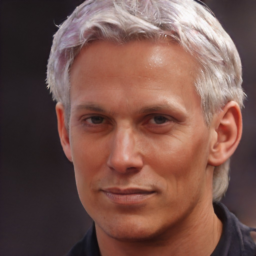
#> input picture XAI/results/fake/image1/input.png, 256 x 256 px
$ jupyter execute --allow-errors xai_visualization.ipynb
#> lines starting #> are read from the running program, lines starting #| are printed output that depends on the picture
[cell 1]
# Cell 1 — inspect the actual saved filenames
import os
from PIL import Image
import matplotlib.pyplot as plt
import pandas as pd
import numpy as np

XAI_DIR = os.path.abspath('.')
if not os.path.isdir(os.path.join(XAI_DIR, 'results')):
    XAI_DIR = os.path.abspath('XAI')
RESULTS_DIR = os.path.join(XAI_DIR, 'results')
CSV_PATH = os.path.join(RESULTS_DIR, 'xai_manifest.csv')

for group in ('real', 'fake'):
    group_dir = os.path.join(RESULTS_DIR, group)
    samples = sorted(name for name in os.listdir(group_dir) if os.path.isdir(os.path.join(group_dir, name))) if os.path.isdir(group_dir) else []
    if samples:
        sample_folder = os.path.join(group_dir, samples[0])
        print(f'Actual filenames in {sample_folder}:')
        print(sorted(os.listdir(sample_folder)))
        break

[cell 2]
# Cell 2 — robust discovery and image loading helpers
IMAGE_SIZE = (256, 256)
METHODS = [('original', 'Original'), ('gradcam', 'Grad-CAM'), ('gradcam_plus_plus', 'Grad-CAM++'), ('score_cam', 'Score-CAM'), ('integrated_gradients', 'Integrated Gradients'), ('lime', 'LIME')]
FILENAME_CANDIDATES = {
    'original': ['original.png', 'input.png', 'image.png', 'source.png'],
    'gradcam': ['gradcam.png', 'grad_cam.png', 'gradcam_overlay.png'],
    'gradcam_plus_plus': ['gradcam_plus_plus.png', 'gradcam++.png', 'gradcampp.png', 'grad_cam_plus_plus.png', 'gradcam_plus_plus_overlay.png'],
    'score_cam': ['score_cam.png', 'scorecam.png', 'score_cam_overlay.png'],
    'integrated_gradients': ['integrated_gradients.png', 'integratedgradients.png', 'ig.png', 'integrated_gradients_overlay.png'],
    'lime': ['lime.png', 'lime_overlay.png'],
}

def normalise_name(filename):
    return ''.join(ch for ch in os.path.splitext(filename.lower())[0] if ch.isalnum())

def find_image_file(folder, method):
#> called with folder = 'XAI/results/fake/image1', method = 'original'
    if not os.path.isdir(folder):
        return None
    for candidate in FILENAME_CANDIDATES[method]:
        path = os.path.join(folder, candidate)
        if os.path.isfile(path):
            return path
    keys = {normalise_name(name) for name in FILENAME_CANDIDATES[method]}
    for name in os.listdir(folder):
        if name.lower().endswith(('.png', '.jpg', '.jpeg', '.webp', '.bmp')) and normalise_name(name) in keys:
            return os.path.join(folder, name)
    return None

def show_image_or_missing(ax, image_path):
#> called with image_path = 'XAI/results/fake/image1/input.png'
    ax.set_xticks([]); ax.set_yticks([])
    if image_path:
        try:
            with Image.open(image_path) as image:
#> image is the input picture: PIL image 256x256 RGB; mean R, G, B 118.2, 83.7, 76
                ax.imshow(image.convert('RGB').resize(IMAGE_SIZE, Image.Resampling.BILINEAR))
            return
        except Exception:
            pass
    ax.imshow(np.full((256, 256, 3), 235, dtype=np.uint8))
    ax.text(128, 128, 'missing', ha='center', va='center', fontsize=12, bbox={'facecolor': 'white', 'edgecolor': 'gray'})

def sample_sort_key(name):
    digits = ''.join(ch for ch in name if ch.isdigit())
    return (int(digits) if digits else 9999, name)

def discover_samples():
    samples = []
    for group in ('real', 'fake'):
        group_dir = os.path.join(RESULTS_DIR, group)
        names = sorted([name for name in os.listdir(group_dir) if os.path.isdir(os.path.join(group_dir, name))], key=sample_sort_key) if os.path.isdir(group_dir) else []
        samples.extend({'group': group.upper(), 'image_name': name, 'folder': os.path.join(group_dir, name)} for name in names)
    return samples

[cell 3]
# Cell 3 — 10-row × 6-column comparison grid
samples = discover_samples()
fig, axes = plt.subplots(len(samples), len(METHODS), figsize=(16, max(20, len(samples) * 2.65)))
axes = np.atleast_2d(axes)
for row_index, sample in enumerate(samples):
    for col_index, (method_key, method_title) in enumerate(METHODS):
        ax = axes[row_index, col_index]
        show_image_or_missing(ax, find_image_file(sample['folder'], method_key))
        if row_index == 0:
            ax.set_title(method_title, fontsize=13, fontweight='bold', pad=10)
        if col_index == 0:
            ax.set_ylabel(f"{sample['group']} {sample['image_name']}", fontsize=11, fontweight='bold', rotation=0, labelpad=70, va='center')
fig.suptitle('Wide Model XAI Comparison', fontsize=18, fontweight='bold', y=0.995)
fig.tight_layout(rect=[0.06, 0, 1, 0.99])
grid_output = os.path.join(XAI_DIR, 'xai_comparison_grid.png')
fig.savefig(grid_output, dpi=180, bbox_inches='tight')
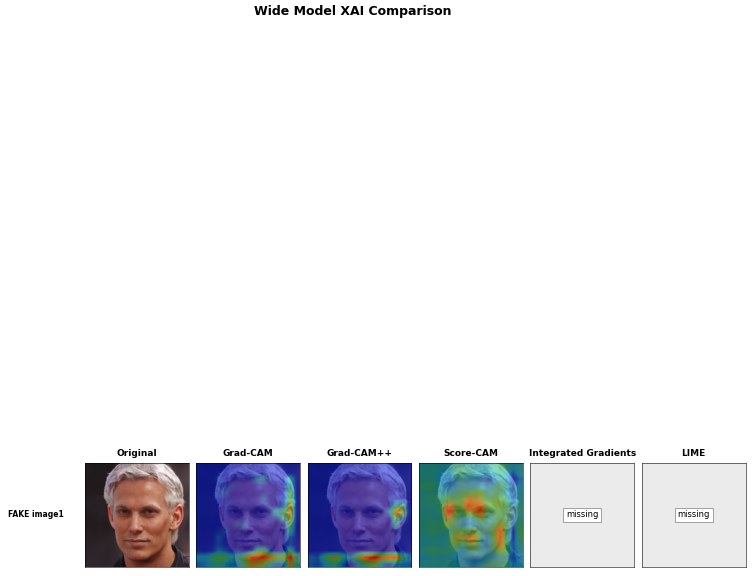
#> figure drawn by matplotlib, 6 panels
plt.close(fig)
print(f'Saved: {grid_output}')
